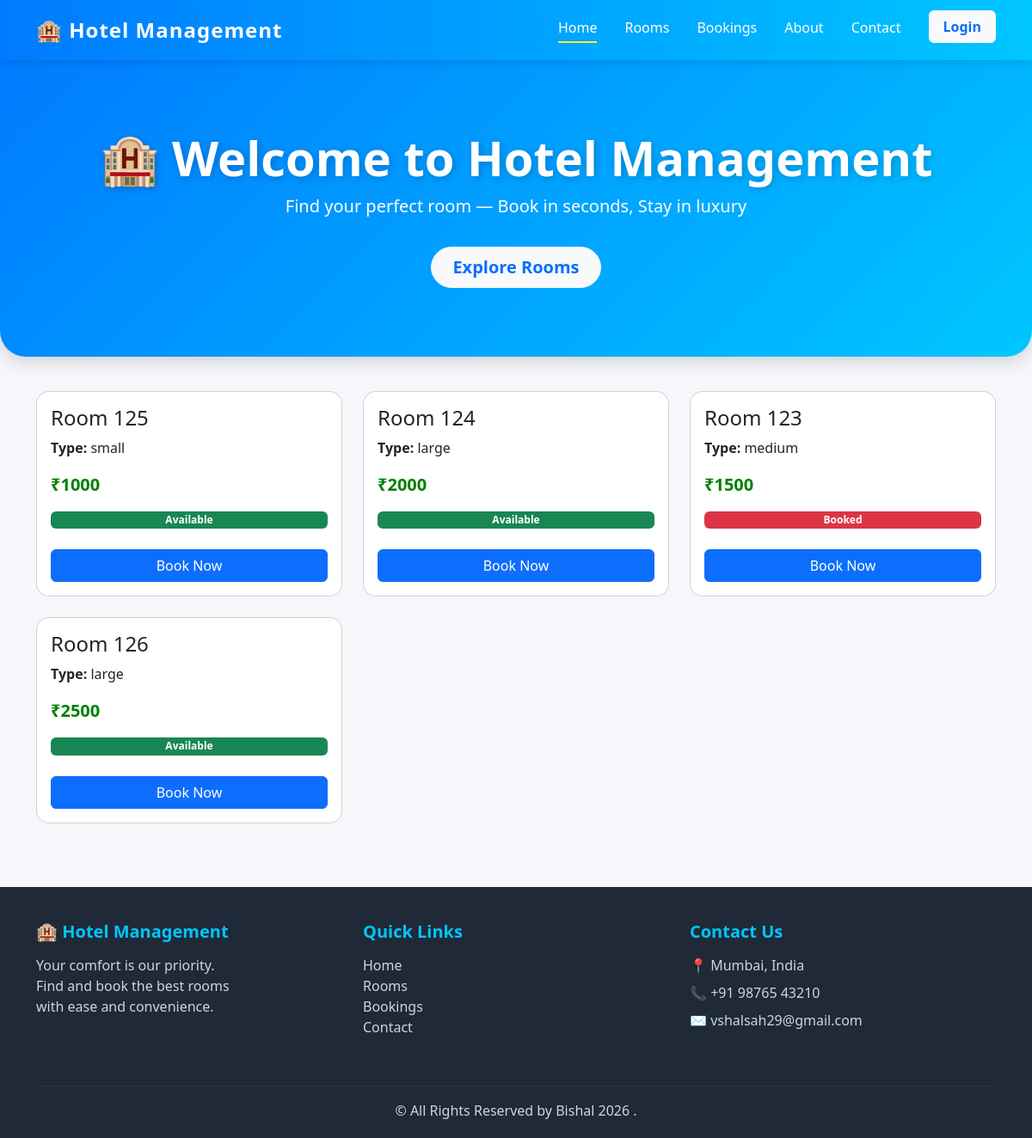
The app's page /, older data.
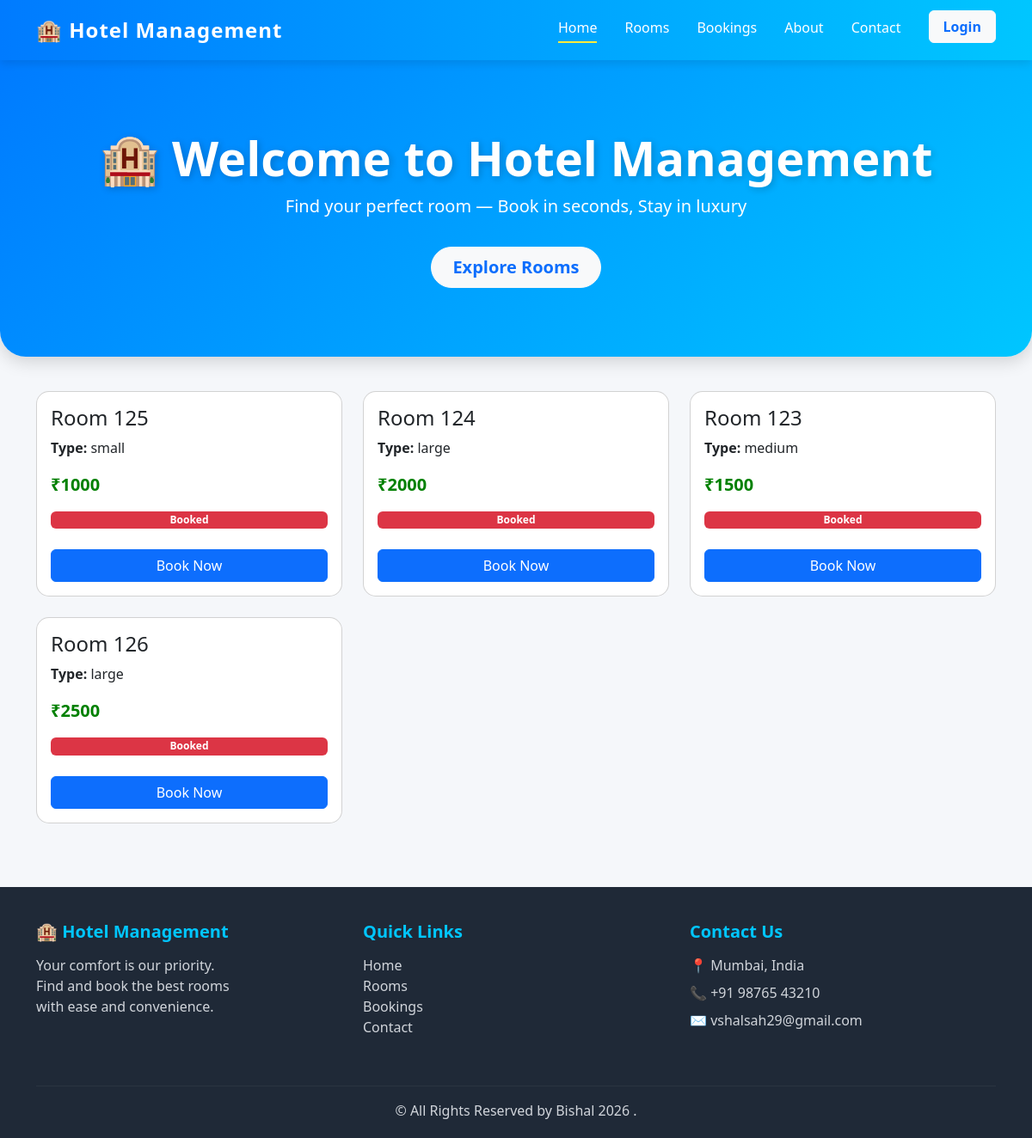
The same page, newer data.
### hotel/models.py (models this page shows, shortened)
class Room(models.Model):
    room_number = models.IntegerField()
    room_type = models.CharField(max_length=50)
    price = models.IntegerField()
    is_available = models.BooleanField(default=True)

### hotel/views.py (the view)
# urls.py: 2. Add a URL to urlpatterns:  path('', views.home, name='home')
def home(request):
    rooms = Room.objects.all()
    return render(request, 'home.html', {'rooms': rooms})

### hotel/templates/home.html (shortened to what this page needs)
<!doctype html>
<html>
  <head>
    <link
      href="https://cdn.jsdelivr.net/npm/bootstrap@5.3.0/dist/css/bootstrap.min.css"
      rel="stylesheet"
    />
  </head>
  <body>
    <div class="header">
      <nav class="navbar navbar-expand-lg custom-navbar sticky-top">
        <div class="container">
          <a class="navbar-brand fw-bold" href="#">🏨 Hotel Management</a>
          <div class="collapse navbar-collapse" id="navMenu">
            <ul class="navbar-nav ms-auto">
              <li class="nav-item">
                <a class="nav-link active" href="#">Home</a>
              </li>
              <li class="nav-item">
                <a class="nav-link" href="#">Rooms</a>
              </li>
              <li class="nav-item">
                <a class="nav-link" href="#">Bookings</a>
              </li>
              <li class="nav-item">
                <a class="nav-link" href="#">About</a>
              </li>
              <li class="nav-item">
                <a class="nav-link" href="#">Contact</a>
              </li>
              <li class="nav-item ms-lg-3">
                <a class="btn btn-light text-primary fw-bold px-3" href="#">
                  Login</a
                >
              </li>
            </ul>
          </div>
        </div>
      </nav>
      <div class="hero-header text-center">
        <div class="container">
          <h1 class="display-4 fw-bold">🏨 Welcome to Hotel Management</h1>
          <p class="lead">
            Find your perfect room — Book in seconds, Stay in luxury
          </p>
          <a
            href="#rooms"
            class="btn btn-light btn-lg mt-3 px-4 fw-bold text-primary"
            >Explore Rooms</a
          >
        </div>
      </div>
    </div>
    <div class="container">
      <div class="row">
        {% for room in rooms %}
        <div class="col-md-4 mb-4">
          <div class="card p-3">
            <h4>Room {{ room.room_number }}</h4>
            <p><strong>Type:</strong> {{ room.room_type }}</p>
            <p class="price">₹{{ room.price }}</p>
            {% if room.is_available %}
            <span class="badge bg-success">Available</span>
            {% else %}
            <span class="badge bg-danger">Booked</span>
            {% endif %}
            <br />
            <a
              href="{% url 'book_room' room.id %}"
              class="btn btn-primary w-100"
            >
              Book Now</a
            >
          </div>
        </div>
        {% endfor %}
      </div>
    </div>
    <footer class="footer mt-6">
      <div class="container">
        <div class="row text-center text-md-start">
          <div class="col-md-4 mb-4">
            <h5>🏨 Hotel Management</h5>
            <p>
              Your comfort is our priority.<br />
              Find and book the best rooms <br />
              with ease and convenience.
            </p>
          </div>
          <div class="col-md-4 mb-4">
            <h5>Quick Links</h5>
            <ul class="list-unstyled">
              <li><a href="#">Home</a></li>
              <li><a href="#">Rooms</a></li>
              <li><a href="#">Bookings</a></li>
              <li><a href="#">Contact</a></li>
            </ul>
          </div>
          <div class="col-md-4 mb-4">
            <h5>Contact Us</h5>
            <p>📍 Mumbai, India</p>
            <p>📞 +91 98765 43210</p>
            <p>✉️ vshalsah29@gmail.com</p>
          </div>
        </div>
        <hr />
        <div class="text-center">
          <p class="mb-0">&copy; All Rights Reserved by Bishal 2026 .</p>
        </div>
      </div>
    </footer>
  </body>
</html>

Row changes from the older to the newer data that the page shows:
changed Room "small": is_available "Available" → "Booked"
changed Room (number 2 of 4 on the later page): is_available "Available" → "Booked"
changed Room (number 4 of 4 on the later page): is_available "Available" → "Booked"
